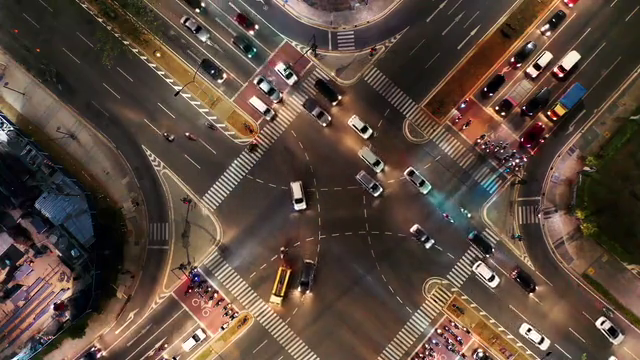
#> input picture frame 27 of 5th sem/PCV lab/KLT/video.mp4, 640 x 360 px
$ python lab1.3.py
#> lines starting #> are read from the running program, lines starting #| are printed output that depends on the picture
# importing the module
import cv2

# reading the video
source = cv2.VideoCapture("video.mp4")

# running the loop
while True:

	# extracting the frames
	ret, img = source.read()
#> img is the input picture: shape (360, 640, 3); mean B, G, R 61, 72.3, 89.9

	# converting to gray-scale
	gray = cv2.cvtColor(img, cv2.COLOR_BGR2GRAY)
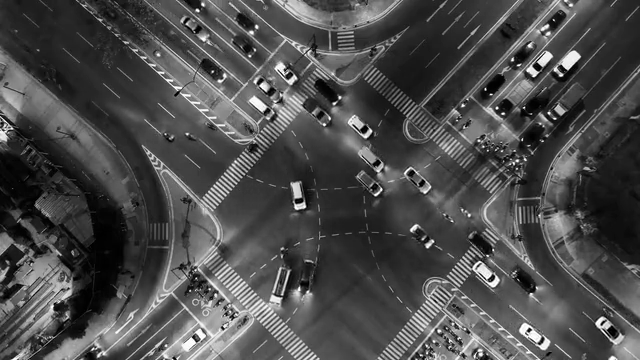
#> gray: shape (360, 640); min 0, max 255, mean 76.2

	# displaying the video
	cv2.imshow("Live", gray)

	# exiting the loop
	key = cv2.waitKey(1)
#> (key q is pressed here)
	if key == ord("q"):
		break

# closing the window
cv2.destroyAllWindows()
source.release()

$ run again, starting later in the video
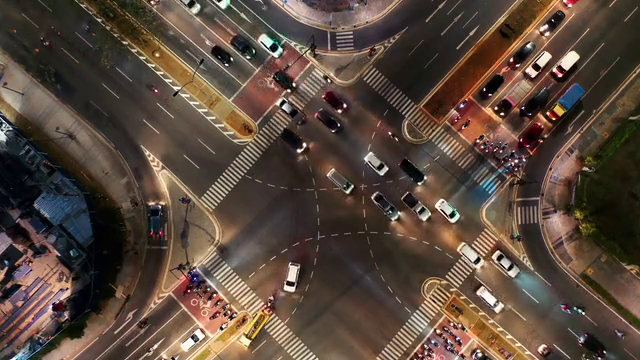
#> input picture frame 124 of 5th sem/PCV lab/KLT/video.mp4, 640 x 360 px
#> img is the input picture: shape (360, 640, 3); mean B, G, R 60.7, 72, 88.5
#> `gray = cv2.cvtColor(img, cv2.COLOR_BGR2GRAY)`:
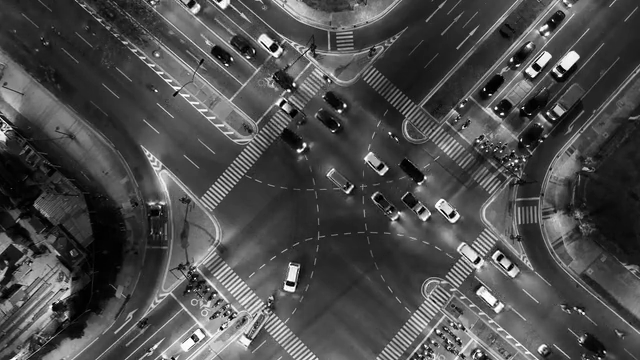
#> gray: shape (360, 640); min 0, max 255, mean 75.6

$ run again, starting later in the video
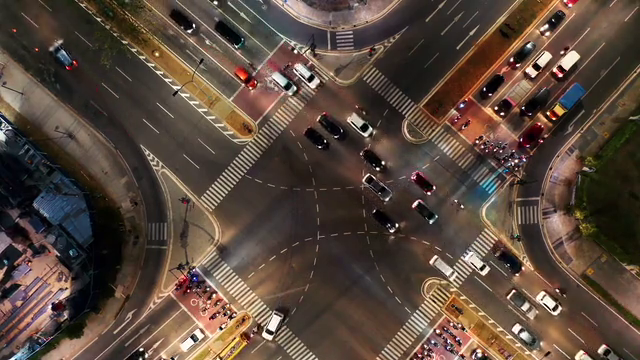
#> input picture frame 220 of 5th sem/PCV lab/KLT/video.mp4, 640 x 360 px
#> img is the input picture: shape (360, 640, 3); mean B, G, R 60.3, 71.5, 88.2
#> `gray = cv2.cvtColor(img, cv2.COLOR_BGR2GRAY)`:
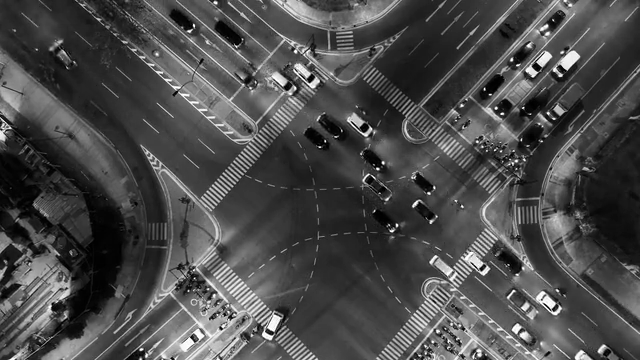
#> gray: shape (360, 640); min 0, max 255, mean 75.1
